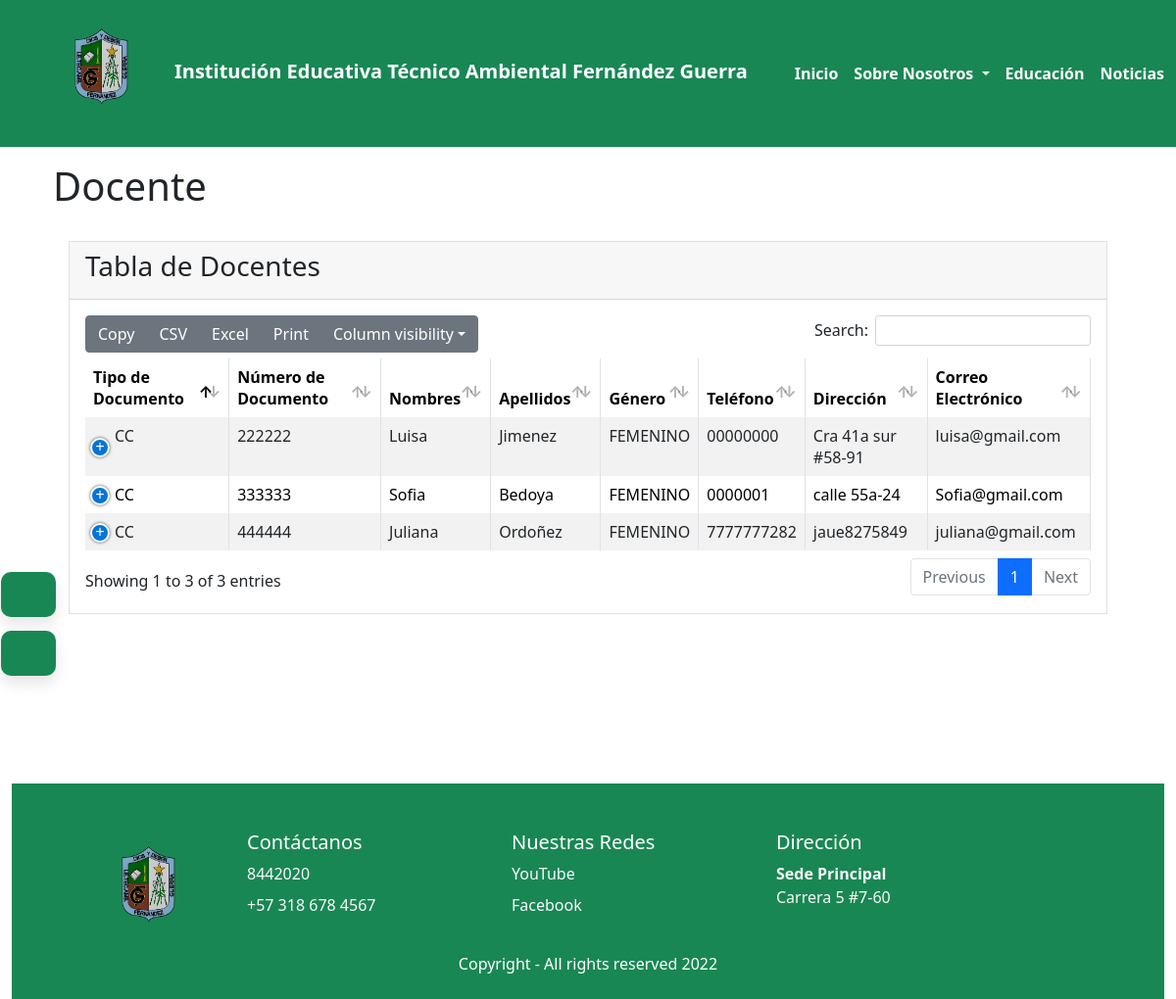
The page /docentes/ (signed in) on the database its author committed.
### docentes/models.py (models this page shows, shortened)
class Docente(models.Model):
        class TipoDoc(models.TextChoices):
                CC='CC', _('Cédula de Ciudadanía')
                CE='CE', _('Cédula de Extranjería')
                PP='PP', _('Pasaporte')
        tipoDoc=models.CharField(max_length=3,choices=TipoDoc.choices, default=TipoDoc.CC, verbose_name="Tipo de Documento")
        numDoc=models.CharField(max_length=60, verbose_name="Número de Documento")
        nombres=models.CharField(max_length=60, verbose_name="Nombres")
        apellidos=models.CharField(max_length=60, verbose_name="Apellidos")
        class Genero(models.TextChoices):
                M='MASCULINO', _('Masculino')
                F='FEMENINO', _('Femenino')
                I='INDEFINIDO', _('Indefinido')
        genero=models.CharField(max_length=20,choices=Genero.choices, default=Genero.M, verbose_name="Género")
        telefono=models.CharField(max_length=20, verbose_name="Teléfono")
        direccion=models.CharField(max_length=40, verbose_name="Dirección")
        correo=models.EmailField(max_length=80, verbose_name="Correo Electrónico")
        class Estado(models.TextChoices):
                ACTIVO='1', _('Activo')
                INACTIVO='0', _('Inactivo')
        estado=models.CharField(max_length=1,choices=Estado.choices, default=Estado.ACTIVO, verbose_name="Estado")
        class Jornada(models.TextChoices):
                JM='MAÑANA', _('Jornada Mañana')
                JT='TARDE', _('Jornada Tarde')
        jornada=models.CharField(max_length=10,choices=Jornada.choices, default=Jornada.JM, verbose_name="Jornada")
        usuario=models.ForeignKey(Usuario, on_delete=models.CASCADE, blank=True, null=True, verbose_name='Usuario')
        asignatura=models.ForeignKey(Asignatura, blank=True, null=True, on_delete=models.CASCADE, verbose_name='Asignatura')
        foto=models.ImageField(upload_to='images/usuarios',blank=True, default='images/usuarios/default.png')
        user=models.ForeignKey(User, on_delete= models.CASCADE)

### docentes/views.py (the view)
# urls.py: path('',docente,name="docente"),
@login_required(login_url='login')
def docente(request):
    titulo="Docente"
    docentes= Docente.objects.all()
    context={
        'titulo':titulo,
        'docentes':docentes
}
    return render(request,'docentes/docente.html',context)

### asignatura/models.py (called while the page is built)
    def __str__(self)->str:
        return "%s" %(self.nombreAsig)

### base/context_processors.py (called while the page is built)
def sesion(request):
    usuario_actual= request.user
    image_user=r"/media/images/usuarios/default.png"
    if request.user.is_authenticated:
        if Usuario.objects.filter(user_id=usuario_actual.id):
            image_user=Usuario.objects.get(user_id=usuario_actual.id).foto.url
    context={
        'usuario_actual':usuario_actual,
        'image_user': image_user
    }
    return context

### base/Templates/docentes/docente.html (shortened to what this page needs)
{% extends 'partials/body.html' %}
{% load static %}
{% block contenido %}
<div class="m-3 border">
    <div class="card-header">
        <h3 class="card-title">Tabla de Docentes</h3>
    </div>
    <div class="card-body">
        <div id="example1_wrapper" class="dataTables_wrapper dt-bootstrap4">
            <div class="row">
                <div class="col-sm-12">
                    <table id="example1" class="table table-bordered
                        table-striped dataTable dtr-inline"
                        aria-describedby="example1_info">
                        <thead>
                            <tr>
                                <th scope="col">Tipo de Documento</th>
                                <th scope="col">Número de Documento</th>
                                <th scope="col">Nombres</th>
                                <th scope="col">Apellidos</th>
                                <th scope="col">Género</th>
                                <th scope="col">Teléfono</th>
                                <th scope="col">Dirección</th>
                                <th scope="col">Correo Electrónico</th>
                            </tr>
                        </thead>
                        <tbody>
                            {% for docente in docentes %}
                            {% if docente.estado != '0' %}
                            <tr class="odd">
                                <td class="sorting_1 dtr-control" tabindex="0">{{docente.tipoDoc}}</td>
                                <td>{{docente.numDoc}}</td>
                                <td>{{docente.nombres}}</td>
                                <td>{{docente.apellidos}}</td>
                                <td>{{docente.genero}}</td>
                                <td>{{docente.telefono}}</td>
                                <td>{{docente.direccion}}</td>
                                <td>{{docente.correo}}</td>
                            </tr>
                            {% endif %}
                            {% endfor %}
                        </tbody>
                    </table>
                </div>
            </div>
        </div>
    </div>
</div>
{% endblock contenido %}

### static/css/tarjetas.css (style rules this page uses)
* { margin: 0; padding: 0; box-sizing: border-box; }

### rows shown on the page
Docente: tipoDoc "CC", numDoc "222222", nombres "Luisa", apellidos "Jimenez", genero "FEMENINO", telefono "00000000", direccion "Cra 41a sur #58-91", correo "luisa@gmail.com"
Docente: tipoDoc "CC", numDoc "333333", nombres "Sofia", apellidos "Bedoya", genero "FEMENINO", telefono "0000001", direccion "calle 55a-24", correo "Sofia@gmail.com"
Docente: tipoDoc "CC", numDoc "444444", nombres "Juliana", apellidos "Ordoñez", genero "FEMENINO", telefono "7777777282", direccion "jaue8275849", correo "juliana@gmail.com"

### other values the page prints
{{ titulo }} "Docente"
